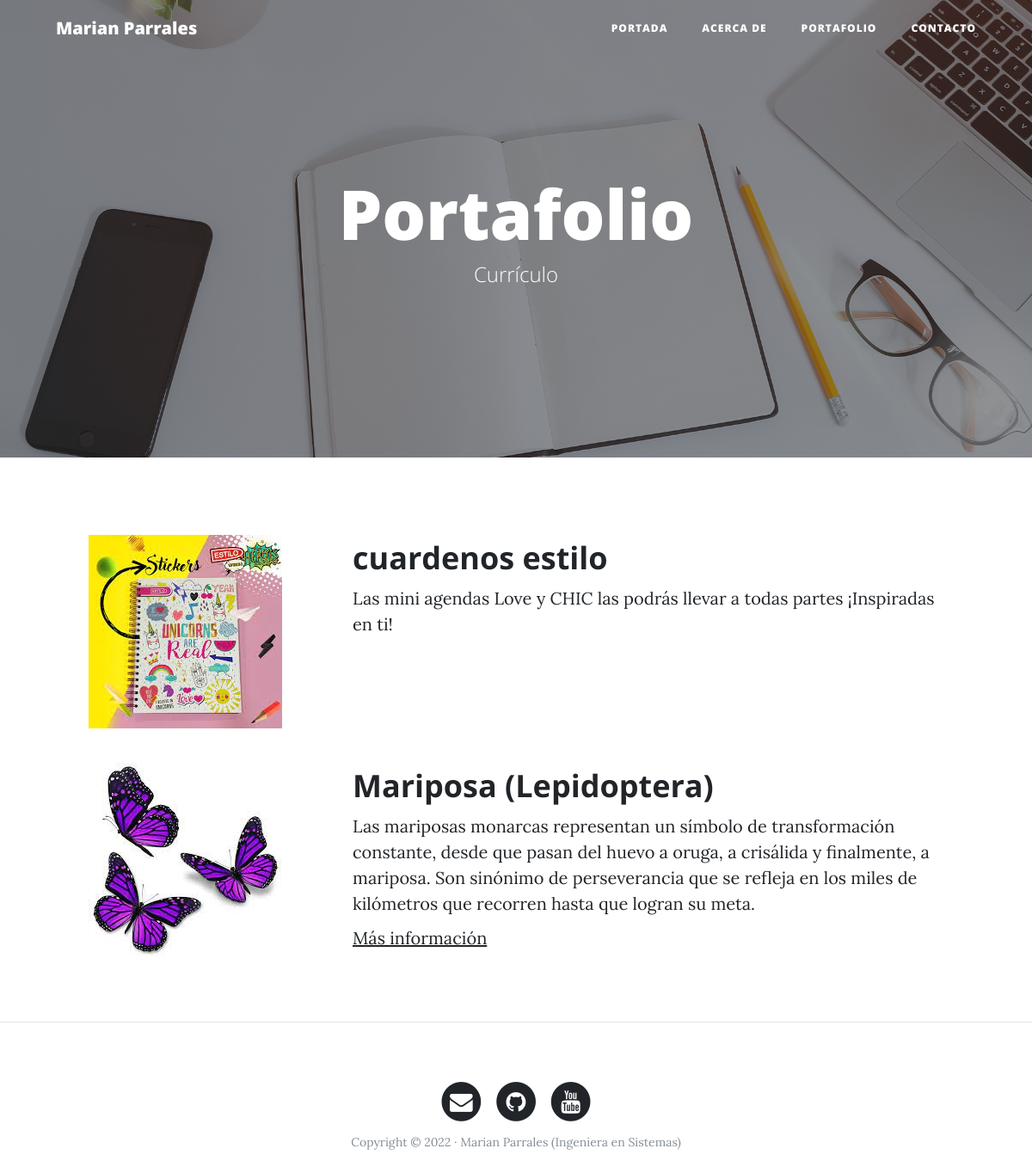
The page /portfolio/ on the database its author committed.
### webPersonal/portfolio/models.py (models this page shows, shortened)
class Project(models.Model):
    title = models.CharField(max_length=200, verbose_name="Título")
    description = models.TextField(verbose_name="Descripción")
    image = models.ImageField(verbose_name="Imagen", upload_to= "projects")
    link = models.URLField(null=True, blank=True, verbose_name="Dirección Web")
    created = models.DateTimeField(auto_now_add=True, verbose_name="Fecha de Creación")
    updated = models.DateTimeField(auto_now=True, verbose_name="Fecha de Edición")
    class Meta:
        verbose_name = 'proyecto'
        verbose_name_plural = 'proyectos'
        ordering = ["-created"]

### webPersonal/portfolio/views.py (the view)
# urls.py: path('portfolio/',portfolio_views.portfolio, name="portfolio"),
def portfolio(request):
    projects = Project.objects.all()
    return render(request, "portfolio/portfolio.html", {'projects' : projects})

### webPersonal/portfolio/templates/portfolio/portfolio.html (shortened to what this page needs)
{% extends 'core/base.html' %}
{% block background %}{% load static%}{% static 'core/img/portfolio-bg.jpg' %}{% endblock %}
{% block headers %}
    <h1>Portafolio</h1>
    <span class="subheading">Currículo</span>
{% endblock %}
{% block content %}
    {% for projects in projects %}
        <div class="row project">
            <div class="col-lg-3 col-md-4 offset-lg-1">
                <img class="img-fluid" src="{{projects.image.url}}" alt="">
            </div>
            <div class="col-lg-7 col-md-8">
                <h2 class="section-heading title">{{projects.title}}</h2>
                <p>{{projects.description}}</p>
                {% if projects.link %}
                    <p><a href="{{ projects.link }}">Más información</a></p>
                {% endif %}
            </div>
        </div>
    {% endfor %}
{% endblock %}

### webPersonal/core/templates/core/base.html (shortened to what this page needs)
<!DOCTYPE html>
<html lang="es">
  <head>
    {% load static %}
    <link href="{% static 'core/vendor/bootstrap/css/bootstrap.min.css' %}" rel="stylesheet">
    <link href="{% static 'core/vendor/font-awesome/css/font-awesome.min.css' %}" rel="stylesheet" type="text/css">
    <link href="{% static 'core/css/clean-blog.min.css' %}" rel="stylesheet">
  </head>
  <body>
    <nav class="navbar navbar-expand-lg navbar-light fixed-top" id="mainNav">
      <div class="container">
        <a class="navbar-brand" href="{% url 'home' %}">Marian Parrales</a>
        <div class="collapse navbar-collapse" id="navbarResponsive">
          <ul class="navbar-nav ml-auto">
            <li class="nav-item">
              <a class="nav-link" href="{% url 'home' %}">Portada</a>
            </li>
            <li class="nav-item">
              <a class="nav-link" href="{% url 'about' %}">Acerca de</a>
            </li>
            <li class="nav-item">
              <a class="nav-link" href="{% url 'portfolio' %}">Portafolio</a>
            </li>
            <li class="nav-item">
              <a class="nav-link" href="{% url 'contact' %}">Contacto</a>
            </li>
          </ul>
        </div>
      </div>
    </nav>
    <header class="masthead" style="background-image: url('{% block background %} {% endblock %}')">
      <div class="overlay"></div>
      <div class="container">
        <div class="row">
          <div class="col-lg-8 col-md-10 mx-auto">
            <div class="site-heading">
                {% block headers %} {% endblock %}
            </div>
          </div>
        </div>
      </div>
    </header>
    {% block content %}{% endblock %}
  {% if request.path != '/'%}<hr>{% endif %}
    <footer>
      <div class="container">
        <div class="row">
          <div class="col-lg-8 col-md-10 mx-auto">
            <ul class="list-inline text-center">
              <li class="list-inline-item">
                <a href="#">
                  <span class="fa-stack fa-lg">
                    <i class="fa fa-circle fa-stack-2x"></i>
                    <i class="fa fa-envelope fa-stack-1x fa-inverse"></i>
                  </span>
                </a>
              </li>
              <li class="list-inline-item">
                <a href="#">
                  <span class="fa-stack fa-lg">
                    <i class="fa fa-circle fa-stack-2x"></i>
                    <i class="fa fa-github fa-stack-1x fa-inverse"></i>
                  </span>
                </a>
              </li>
              <li class="list-inline-item">
                <a href="#">
                  <span class="fa-stack fa-lg">
                    <i class="fa fa-circle fa-stack-2x"></i>
                    <i class="fa fa-youtube fa-stack-1x fa-inverse"></i>
                  </span>
                </a>
              </li>
            </ul>
            <p class="copyright text-muted">Copyright &copy; 2022 · Marian Parrales (Ingeniera en Sistemas) </p>
          </div>
        </div>
      </div>
    </footer>
  </body>
</html>

### rows shown on the page
Project: image (picture), title "cuardenos estilo", description "Las mini agendas Love y CHIC las podrás llevar a todas partes ¡Inspiradas en ti!"
Project: image (picture), title "Mariposa (Lepidoptera)", description "Las mariposas monarcas representan un símbolo de transformación constante, desde que pasan del huevo a oruga, a crisálida y finalmente, a mariposa. Son sinónimo de perseverancia que se refleja en los miles de kilómetros que recorren hasta que logran su meta."
